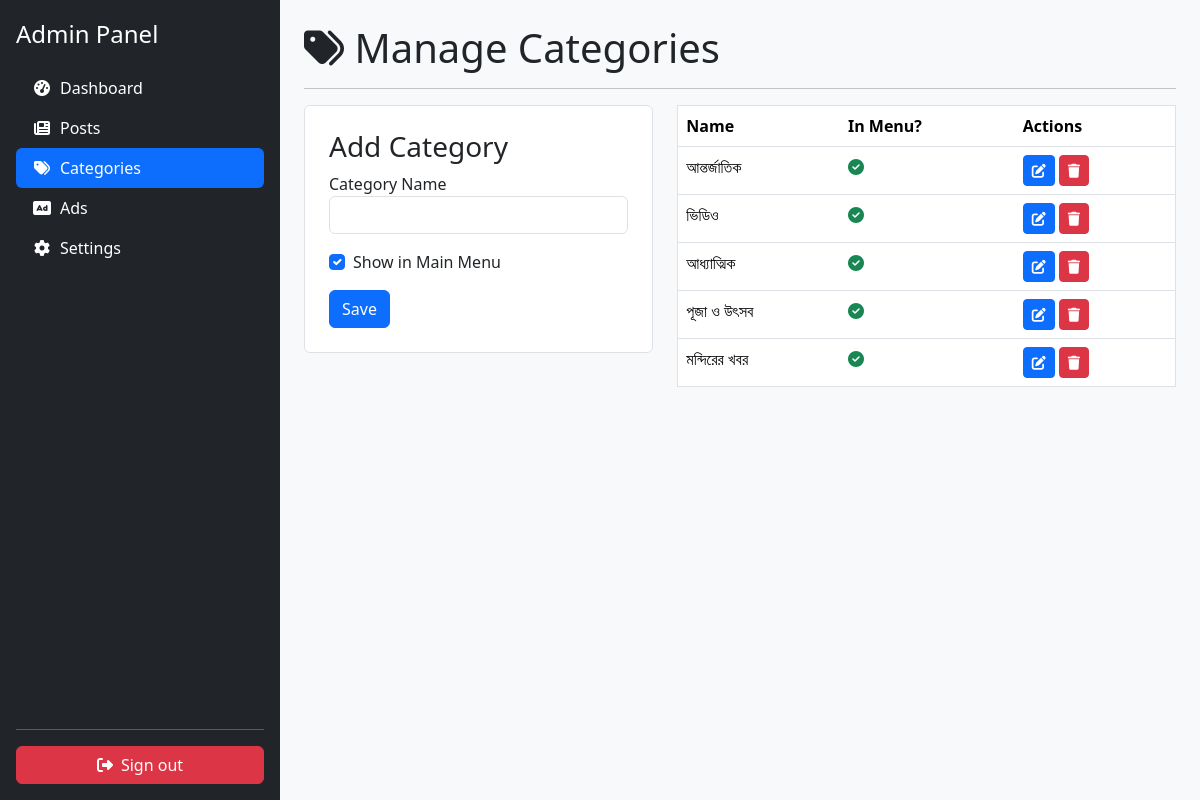
The app's page /admin.php?page=categories (signed in) with its own data.
### tables this page shows
CREATE TABLE `categories` (
  `id` int(11) NOT NULL,
  `name` varchar(255) NOT NULL,
  `slug` varchar(255) NOT NULL,
  `show_in_menu` tinyint(1) NOT NULL DEFAULT 1
);

### admin.php (the view, shortened to what this page needs)
<?php
try { $pdo = new PDO("mysql:host=".DB_HOST.";dbname=".DB_NAME.";charset=utf8mb4", DB_USER, DB_PASS); $pdo->setAttribute(PDO::ATTR_ERRMODE, PDO::ERRMODE_EXCEPTION); } catch (PDOException $e) { die("DB connection failed: " . $e->getMessage()); }
$page = $_GET['page'] ?? 'dashboard'; $action = $_GET['action'] ?? null; $id = $_GET['id'] ?? null; $message = ''; $msg_type = 'danger';
?>
<!doctype html>
<html lang="en">
<head>
    <link href="https://cdn.jsdelivr.net/npm/bootstrap@5.3.3/dist/css/bootstrap.min.css" rel="stylesheet"><link rel="stylesheet" href="https://cdnjs.cloudflare.com/ajax/libs/font-awesome/6.5.1/css/all.min.css"/>
</head>
<body>
<div class="d-flex">
    <nav class="d-flex flex-column flex-shrink-0 p-3 text-white bg-dark" style="width: 280px; min-height: 100vh;">
        <a href="admin.php" class="fs-4 text-white text-decoration-none mb-3">Admin Panel</a>
        <ul class="nav nav-pills flex-column mb-auto">
            <?php $nav_items = ['dashboard'=>'tachometer-alt', 'posts'=>'newspaper', 'categories'=>'tags', 'ads'=>'ad', 'settings'=>'cog'];
            foreach($nav_items as $p => $icon): ?>
            <li class="nav-item"><a href="?page=<?php echo $p; ?>" class="nav-link text-white <?php if($page==$p) echo 'active';?>"><i class="fa fa-fw fa-<?php echo $icon; ?> me-2"></i><?php echo ucfirst($p); ?></a></li>
            <?php endforeach; ?>
        </ul><hr><a href="?action=logout" class="btn btn-danger"><i class="fa fa-sign-out-alt me-2"></i>Sign out</a>
    </nav>
    <main class="w-100 p-4" style="background-color: #f8f9fa;">
        <?php if ($page === 'dashboard'): ?><h1>Dashboard</h1><hr><div class="row"><div class="col-md-4"><div class="card text-white bg-primary p-3 text-center"><h3><?php echo $pdo->query("SELECT count(*) from posts")->fetchColumn(); ?></h3><h5>Posts</h5></div></div><div class="col-md-4"><div class="card text-white bg-success p-3 text-center"><h3><?php echo $pdo->query("SELECT count(*) from categories")->fetchColumn(); ?></h3><h5>Categories</h5></div></div><div class="col-md-4"><div class="card text-white bg-info p-3 text-center"><h3><?php echo $pdo->query("SELECT count(*) from ads")->fetchColumn(); ?></h3><h5>Ads</h5></div></div>&nbsp;<div style="text-align: center; padding: 15px; background: #f8f9fa; border-radius: 8px; box-shadow: 0px 0px 10px rgba(0,0,0,0.1);">
        <img src="https://netfie.com/wp-content/uploads/2025/03/Netfie__1_-removebg-preview-450x174.png.webp" alt="Netfie Logo" style="max-width: 300px; height: auto; margin-bottom: 15px;">
        <p style="font-size: 16px; color: #333; line-height: 1.6; max-width: 600px; margin: auto;">
            Netfie is a web development company in Bangladesh, specializing in premium themes and plugins for WordPress and PHP CMS scripts. We offer top-quality, innovative products designed to enhance website performance and user experience. Trust Netfie for all your web development needs.
        </p>
        <hr style="margin: 20px 0; border: 0.5px solid #ddd;">
        <h3 style="color: #222; font-size: 18px;">Watch Our Intro Video</h3>
        <p><a href="https://youtu.be/w4j57JIfOaA?si=ojTKW4G4zWzzE4M6" target="_blank" style="color: #007bff; text-decoration: none; font-weight: bold;">Click here to watch</a> or view it below.</p>
        <div style="margin: 15px auto; max-width: 560px;">
            <iframe width="100%" height="315" src="https://www.youtube.com/embed/w4j57JIfOaA" title="Netfie Intro Video" frameborder="0" allowfullscreen style="border-radius: 8px;"></iframe>
        </div>
    </div>
    <div style="text-align: center;"><b><span style="color: black;">সফটওয়্যারের সকল কারিগরি সহযোগিতায়ঃ </span><a href="https://www.netfie.com" target="_blank" style="color: black;">NETFIE</a></b></div>
    <div style="text-align: center;"><b><span style="font-size: x-small;">বিস্তারিত জানতে যোগাযোগ করুন: 01884189495</span></b></div>
</div>
        </div>
        <?php elseif ($page === 'categories'): ?>
            <h1><i class="fa fa-tags"></i> Manage Categories</h1><hr><div class="row"><div class="col-md-5">
                <?php $item = ['id'=>'', 'name'=>'', 'slug'=>'', 'show_in_menu'=>1]; ?>
                <form method="post" class="bg-white p-4 rounded border"><h3><?php echo ($item['id'] ? 'Edit' : 'Add'); ?> Category</h3><input type="hidden" name="id" value="<?php echo $item['id']; ?>"><div class="mb-3"><label>Category Name</label><input type="text" name="name" class="form-control" value="<?php echo htmlspecialchars($item['name']); ?>" required></div><div class="form-check mb-3"><input class="form-check-input" type="checkbox" name="show_in_menu" value="1" id="showInMenu" <?php if($item['show_in_menu']) echo 'checked'; ?>><label class="form-check-label" for="showInMenu">Show in Main Menu</label></div><button type="submit" name="save_category" class="btn btn-primary">Save</button> <?php if($item['id']) echo '<a href="?page=categories" class="btn btn-secondary">Cancel</a>'; ?></form>
            </div><div class="col-md-7"><table class="table bg-white border rounded table-hover"><thead><tr><th>Name</th><th>In Menu?</th><th>Actions</th></tr></thead><tbody>
                <?php foreach($pdo->query("SELECT * FROM categories ORDER BY id DESC") as $i): ?><tr><td><?php echo htmlspecialchars($i['name']); ?></td><td><?php echo ($i['show_in_menu'] ? '<i class="fa fa-check-circle text-success"></i>' : '<i class="fa fa-times-circle text-danger"></i>'); ?></td><td><a href="?page=categories&action=edit&id=<?php echo $i['id'];?>" class="btn btn-sm btn-primary"><i class="fa fa-edit"></i></a> <a href="?action=delete&type=categories&id=<?php echo $i['id'];?>" class="btn btn-sm btn-danger" onclick="return confirm('Sure?')"><i class="fa fa-trash"></i></a></td></tr><?php endforeach; ?>
            </tbody></table></div></div>
        <?php endif; ?>
    </main>
</div>
</body>
</html>

### records on screen
categories: name "আন্তর্জাতিক", show_in_menu 1 (drawn)
categories: name "ভিডিও", show_in_menu 1 (drawn)
categories: name "আধ্যাত্মিক", show_in_menu 1 (drawn)
categories: name "পূজা ও উৎসব", show_in_menu 1 (drawn)
categories: name "মন্দিরের খবর", show_in_menu 1 (drawn)

### other values on screen
$p "Dashboard"
$p "Posts"
$p "Categories"
$p "Ads"
$p "Settings"
